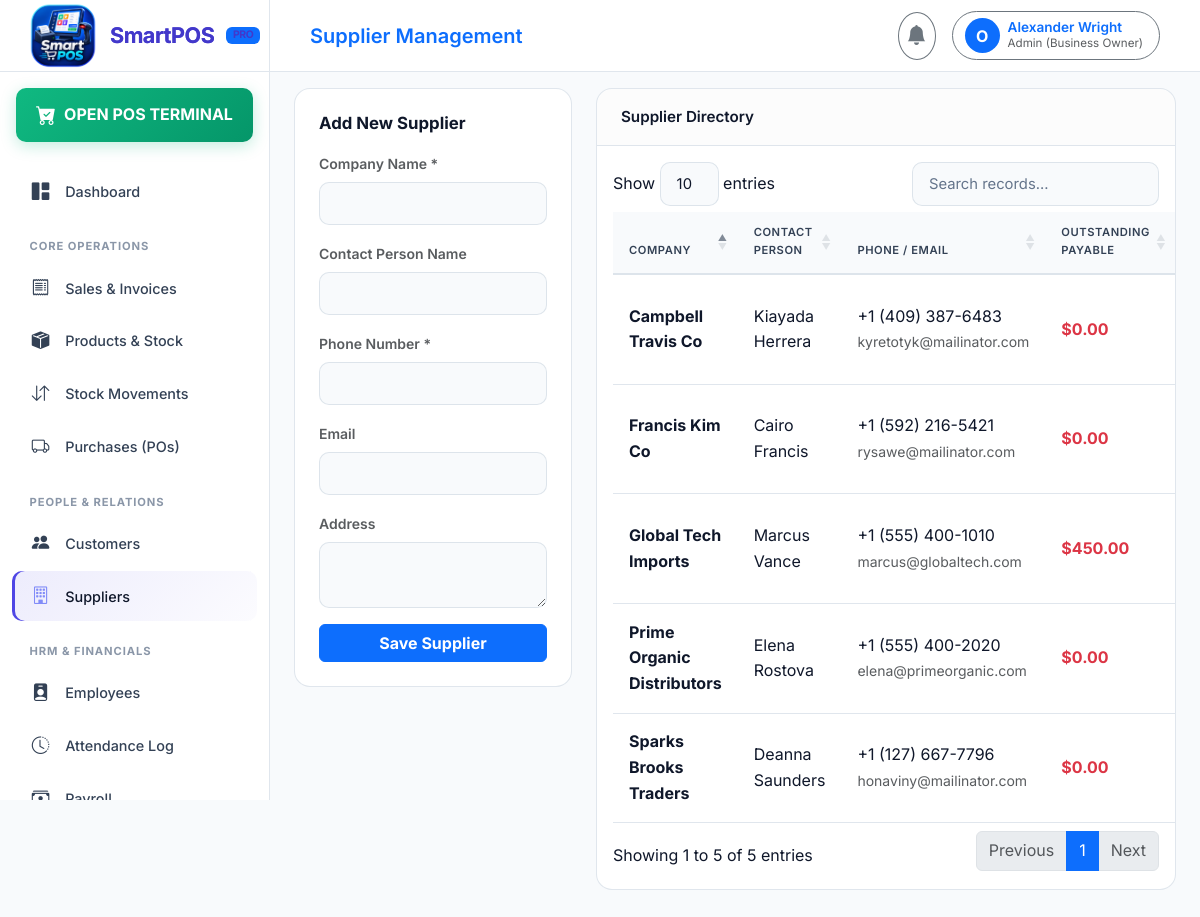
The app's page /suppliers/ (signed in) with its own data.
### authentication/models.py (models this page shows, shortened)
class User(AbstractUser):
    ROLE_SUPER_ADMIN = 'SUPER_ADMIN'
    ROLE_ADMIN = 'ADMIN'
    ROLE_EMPLOYEE = 'EMPLOYEE'
    ROLE_CUSTOMER = 'CUSTOMER'
    ROLE_CHOICES = [
        (ROLE_SUPER_ADMIN, 'Super Admin'),
        (ROLE_ADMIN, 'Admin (Business Owner)'),
        (ROLE_EMPLOYEE, 'Employee (Cashier)'),
        (ROLE_CUSTOMER, 'Customer'),
    ]
    role = models.CharField(max_length=20, choices=ROLE_CHOICES, default=ROLE_EMPLOYEE)
    business = models.ForeignKey(Business, on_delete=models.CASCADE, null=True, blank=True, related_name='users')
    branch = models.ForeignKey('branches.Branch', on_delete=models.SET_NULL, null=True, blank=True, related_name='users')
    phone = models.CharField(max_length=30, blank=True, null=True)
    profile_picture = models.ImageField(upload_to='profile_pics/', null=True, blank=True)
    status = models.BooleanField(default=True)
    created_at = models.DateTimeField(auto_now_add=True)
    updated_at = models.DateTimeField(auto_now=True)
    def is_super_admin(self):
        return self.role == self.ROLE_SUPER_ADMIN or self.is_superuser
    def is_admin(self):
        return self.role in [self.ROLE_ADMIN, self.ROLE_SUPER_ADMIN] or self.is_superuser
    def get_business(self):
        if not self.business:
            b = Business.objects.first()
            if not b:
                b = Business.objects.create(name="SmartPOS Store")
            self.business = b
            self.save(update_fields=['business'])
        return self.business

### suppliers/models.py (models this page shows, shortened)
class Supplier(models.Model):
    business = models.ForeignKey('authentication.Business', on_delete=models.CASCADE, related_name='suppliers')
    company_name = models.CharField(max_length=200)
    contact_name = models.CharField(max_length=150, blank=True, null=True)
    phone = models.CharField(max_length=50)
    email = models.EmailField(blank=True, null=True)
    address = models.TextField(blank=True, null=True)
    outstanding_balance = models.DecimalField(max_digits=12, decimal_places=2, default=0.00)
    status = models.BooleanField(default=True)
    created_at = models.DateTimeField(auto_now_add=True)
    updated_at = models.DateTimeField(auto_now=True)

### suppliers/views.py (the view)
# urls.py: path('', views.suppliers_list, name='suppliers_list'),
@login_required
def suppliers_list(request):
    business = request.user.get_business()
    suppliers = Supplier.objects.filter(business=business)
    if request.method == 'POST':
        form = SupplierForm(request.POST)
        if form.is_valid():
            s = form.save(commit=False)
            s.business = business
            s.save()
            messages.success(request, f"Supplier '{s.company_name}' added successfully.")
            return redirect('suppliers_list')
        else:
            for field, errors in form.errors.items():
                for error in errors:
                    messages.error(request, f"{field.replace('_', ' ').title()}: {error}")
    else:
        form = SupplierForm()
    return render(request, 'suppliers/suppliers_list.html', {'suppliers': suppliers, 'form': form})

### templates/suppliers/suppliers_list.html (shortened to what this page needs)
{% extends 'base.html' %}
{% block header_title %}Supplier Management{% endblock %}
{% block content %}
<div class="row g-4">
    <div class="col-md-4">
        <div class="card card-custom p-4">
            <h5 class="fw-bold text-light mb-3">Add New Supplier</h5>
            <form method="post">
                <div class="mb-3">
                    <label class="form-label text-muted small fw-semibold">Company Name *</label>
                    {{ form.company_name }}
                </div>
                <div class="mb-3">
                    <label class="form-label text-muted small fw-semibold">Contact Person Name</label>
                    {{ form.contact_name }}
                </div>
                <div class="mb-3">
                    <label class="form-label text-muted small fw-semibold">Phone Number *</label>
                    {{ form.phone }}
                </div>
                <div class="mb-3">
                    <label class="form-label text-muted small fw-semibold">Email</label>
                    {{ form.email }}
                </div>
                <div class="mb-3">
                    <label class="form-label text-muted small fw-semibold">Address</label>
                    {{ form.address }}
                </div>
                <button type="submit" class="btn btn-primary w-100 fw-bold">Save Supplier</button>
            </form>
        </div>
    </div>
    <div class="col-md-8">
        <div class="card card-custom">
            <div class="card-header">
                <span>Supplier Directory</span>
            </div>
            <div class="table-responsive p-3">
                <table class="table table-custom datatable align-middle">
                    <thead>
                        <tr>
                            <th>Company</th>
                            <th>Contact Person</th>
                            <th>Phone / Email</th>
                            <th>Outstanding Payable</th>
                        </tr>
                    </thead>
                    <tbody>
                        {% for s in suppliers %}
                        <tr>
                            <td><div class="fw-bold text-light">{{ s.company_name }}</div></td>
                            <td>{{ s.contact_name|default:"-" }}</td>
                            <td>
                                <div>{{ s.phone }}</div>
                                <small class="text-muted">{{ s.email|default:"" }}</small>
                            </td>
                            <td class="text-danger fw-bold">{{ currency_symbol }}{{ s.outstanding_balance|floatformat:2 }}</td>
                        </tr>
                        {% empty %}
                        <tr>
                            <td colspan="5" class="text-center text-muted py-4">No suppliers created yet.</td>
                        </tr>
                        {% endfor %}
                    </tbody>
                </table>
            </div>
        </div>
    </div>
</div>
{% endblock %}

### templates/base.html (shortened to what this page needs)
{% load static %}
<!DOCTYPE html>
<html lang="en">
<head>
    <link href="https://cdn.jsdelivr.net/npm/bootstrap@5.3.2/dist/css/bootstrap.min.css" rel="stylesheet">
    <link rel="stylesheet" href="https://cdn.jsdelivr.net/npm/bootstrap-icons@1.11.2/font/bootstrap-icons.min.css">
    <link rel="stylesheet" href="https://cdn.datatables.net/1.13.7/css/dataTables.bootstrap5.min.css">
    <link rel="stylesheet" href="{% static 'css/style.css' %}">
</head>
<body>
    <aside id="sidebar">
        <div class="sidebar-brand">
            <img
                src="{% static 'images/favicon.png' %}"
                alt="SmartPOS Logo"
                class="sidebar-brand-icon"
            >
            <span>SmartPOS</span>
            <span class="badge bg-primary text-uppercase" style="font-size: 0.65rem;">
                Pro
            </span>
        </div>
        <div class="p-3 pb-0">
            <a href="{% url 'pos_terminal' %}" class="nav-link pos-btn text-center justify-content-center py-2 rounded-3">
                <i class="bi bi-cart-check-fill fs-5 me-2"></i>
                <span class="fw-bold">OPEN POS TERMINAL</span>
            </a>
        </div>
        <ul class="sidebar-nav mt-3">
            <li class="nav-item">
                <a href="{% url 'dashboard' %}" class="nav-link {% if request.resolver_match.url_name == 'dashboard' %}active{% endif %}">
                    <i class="bi bi-grid-1x2-fill"></i>
                    <span>Dashboard</span>
                </a>
            </li>
            <li class="nav-label">Core Operations</li>
            <li class="nav-item">
                <a href="{% url 'sales_list' %}" class="nav-link {% if 'sales' in request.path %}active{% endif %}">
                    <i class="bi bi-receipt"></i>
                    <span>Sales & Invoices</span>
                </a>
            </li>
            <li class="nav-item">
                <a href="{% url 'products_list' %}" class="nav-link {% if 'products' in request.path %}active{% endif %}">
                    <i class="bi bi-box-seam-fill"></i>
                    <span>Products & Stock</span>
                </a>
            </li>
            <li class="nav-item">
                <a href="{% url 'inventory_list' %}" class="nav-link {% if 'inventory' in request.path %}active{% endif %}">
                    <i class="bi bi-arrow-down-up"></i>
                    <span>Stock Movements</span>
                </a>
            </li>
            <li class="nav-item">
                <a href="{% url 'purchases_list' %}" class="nav-link {% if 'purchases' in request.path %}active{% endif %}">
                    <i class="bi bi-truck"></i>
                    <span>Purchases (POs)</span>
                </a>
            </li>
            <li class="nav-label">People & Relations</li>
            <li class="nav-item">
                <a href="{% url 'customers_list' %}" class="nav-link {% if 'customers' in request.path %}active{% endif %}">
                    <i class="bi bi-people-fill"></i>
                    <span>Customers</span>
                </a>
            </li>
            <li class="nav-item">
                <a href="{% url 'suppliers_list' %}" class="nav-link {% if 'suppliers' in request.path %}active{% endif %}">
                    <i class="bi bi-building"></i>
                    <span>Suppliers</span>
                </a>
            </li>
            {% if user.is_admin %}
            <li class="nav-label">HRM & Financials</li>
            <li class="nav-item">
                <a href="{% url 'employees_list' %}" class="nav-link {% if 'employees' in request.path %}active{% endif %}">
                    <i class="bi bi-person-badge-fill"></i>
                    <span>Employees</span>
                </a>
            </li>
            <li class="nav-item">
                <a href="{% url 'attendance_list' %}" class="nav-link {% if 'attendance' in request.path %}active{% endif %}">
                    <i class="bi bi-clock-history"></i>
                    <span>Attendance Log</span>
                </a>
            </li>
            <li class="nav-item">
                <a href="{% url 'payroll_list' %}" class="nav-link {% if 'payroll' in request.path %}active{% endif %}">
                    <i class="bi bi-cash-stack"></i>
                    <span>Payroll</span>
                </a>
            </li>
            {% endif %}
        </ul>
    </aside>
    <div id="main-content">
        <header class="top-navbar">
            <div class="d-flex align-items-center gap-3">
                <div class="fw-semibold text-primary fs-5">
                    {% block header_title %}{{ current_business.name|default:"SmartPOS Enterprise" }}{% endblock %}
                </div>
            </div>
            <div class="d-flex align-items-center gap-3">
                <div class="dropdown">
                    <button class="btn btn-outline-secondary position-relative rounded-circle p-2" type="button" data-bs-toggle="dropdown">
                        <i class="bi bi-bell-fill fs-5"></i>
                    </button>
                </div>
                <div class="dropdown">
                    <button class="btn btn-outline-secondary d-flex align-items-center gap-2 rounded-pill pe-3" type="button" data-bs-toggle="dropdown">
                        <div class="bg-primary text-white rounded-circle d-flex align-items-center justify-content-center fw-bold" style="width: 35px; height: 35px;">
                            {{ user.username|slice:":1"|upper }}
                        </div>
                        <div class="text-start d-none d-sm-block">
                            <div class="fw-semibold text-primary" style="font-size: 0.85rem; line-height: 1.2;">{{ user.get_full_name|default:user.username }}</div>
                            <div class="text-muted" style="font-size: 0.725rem;">{{ user.get_role_display }}</div>
                        </div>
                    </button>
                </div>
            </div>
        </header>
        <div class="container-fluid pt-3 px-4">
        </div>
        <main class="container-fluid px-4 pb-5 flex-grow-1">
            {% block content %}{% endblock %}
        </main>
    </div>
</body>
</html>

### records on screen
User: username "O", get_full_name "Alexander Wright", role "Admin (Business Owner)"
Supplier: company_name "Global Tech Imports", contact_name "Marcus Vance", phone "+1 (555) 400-1010", email "marcus@globaltech.com", currency_symbol "$", outstanding_balance "450.00"
Supplier: company_name "Prime Organic Distributors", contact_name "Elena Rostova", phone "+1 (555) 400-2020", email "elena@primeorganic.com", currency_symbol "$", outstanding_balance "0.00"
Supplier: company_name "Francis Kim Co", contact_name "Cairo Francis", phone "+1 (592) 216-5421", email "rysawe@mailinator.com", currency_symbol "$", outstanding_balance "0.00"
Supplier: company_name "Campbell Travis Co", contact_name "Kiayada Herrera", phone "+1 (409) 387-6483", email "kyretotyk@mailinator.com", currency_symbol "$", outstanding_balance "0.00"
Supplier: company_name "Sparks Brooks Traders", contact_name "Deanna Saunders", phone "+1 (127) 667-7796", email "honaviny@mailinator.com", currency_symbol "$", outstanding_balance "0.00"
